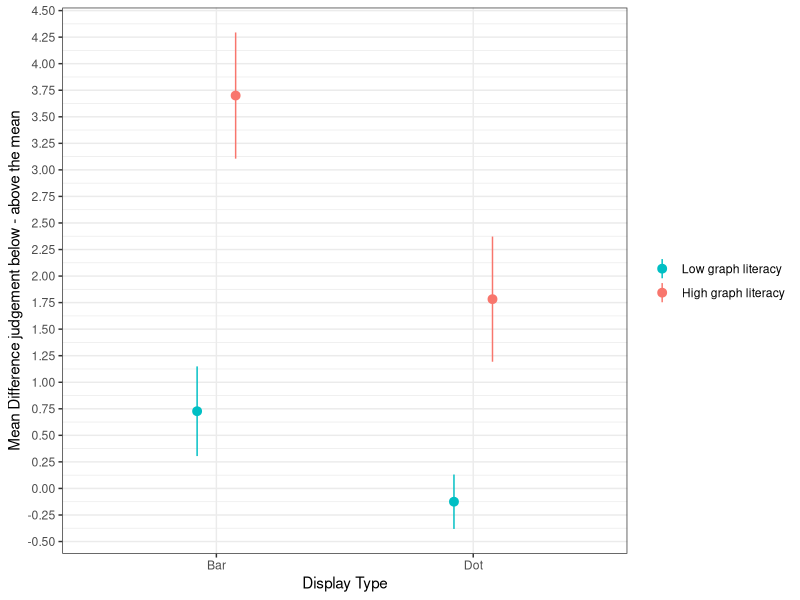
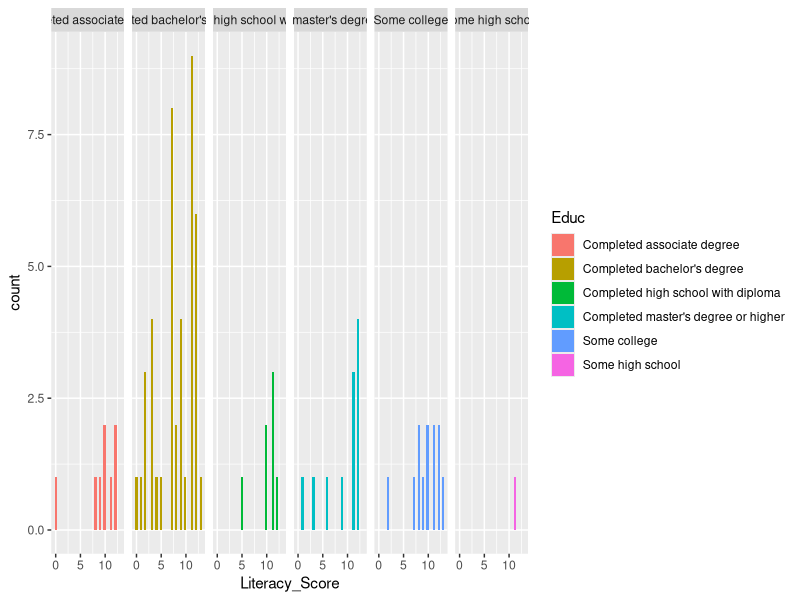
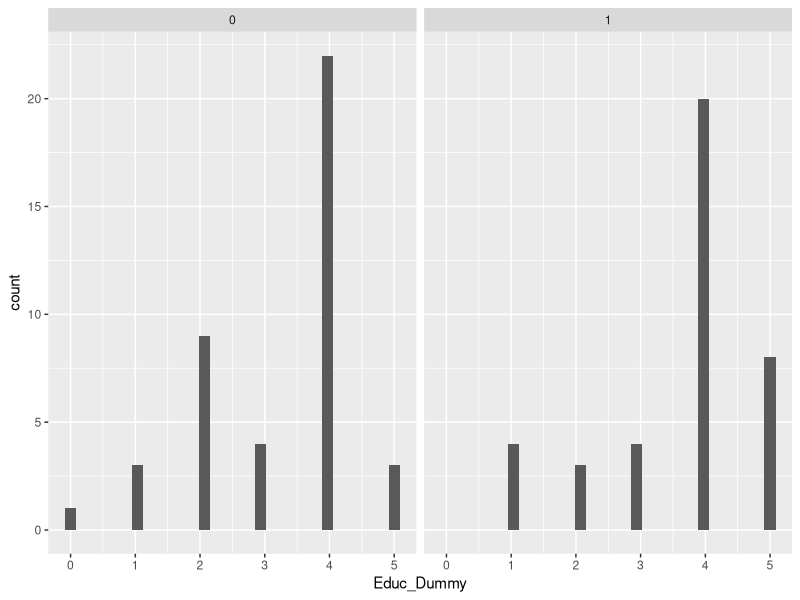

Reproduce these figures in R, in order.
## ---- chunk 1
library(tidyr)
library(dplyr)
library(plotrix)
library(stringr) # useful for some string manipulation
library(ggplot2)
#install.packages("e1071")
library(e1071)
## ---- chunk 2
d = read.csv("Replication of Okan et al. (2018) Final.csv")
## ---- chunk 3
d <- d %>%
  na.omit() %>%
  mutate(Lit_Q1_score = if_else(Lit_Q1 == 35, 1, 0),
         Lit_Q2_score = if_else(Lit_Q2 == 15, 1, 0),
         Lit_Q3_score = if_else(Lit_Q3 == 25, 1, 0),
         Lit_Q4_score = if_else(Lit_Q4 == 25, 1, 0),
         Lit_Q5_score = if_else(Lit_Q5 == 20, 1, 0),
         Lit_Q6_score = if_else(Lit_Q6 == "Increase was the same in both intervals", 1, 0),
         Lit_Q7_score = if_else(Lit_Q7 <= 25 & Lit_Q7 >= 23, 1, 0),
         Lit_Q8_score = if_else(Lit_Q8 == 40, 1, 0),
         Lit_Q9_score = if_else(Lit_Q9 == 20, 1, 0),
         Lit_Q10_score = if_else(Lit_Q10 == "They are equal", 1, 0),
         Lit_Q11_score = if_else(Lit_Q11 == "Nopsorian", 1, 0),
         Lit_Q12_score = if_else(Lit_Q12 == "Tiosis", 1, 0),
         Lit_Q13_score = if_else(Lit_Q13 == 5, 1, 0))

## ---- chunk 4
d <- d %>%
  mutate(Literacy_Score = Lit_Q1_score + Lit_Q2_score + Lit_Q3_score + Lit_Q4_score + 
           Lit_Q5_score + Lit_Q6_score + Lit_Q7_score + Lit_Q8_score + Lit_Q9_score + 
           Lit_Q10_score + Lit_Q11_score + Lit_Q12_score + Lit_Q13_score)

median_literacy_score <- median(d$Literacy_Score, na.rm = T)

d <- d %>%
  mutate(Literacy_Group = if_else(Literacy_Score >= median_literacy_score, "High", "Low"),
         Literacy_Group_Dummy = if_else(Literacy_Score >= median_literacy_score, 1, 0))
## ---- chunk 5
d <- d %>%
  mutate(Bias = Q2 - Q1)
## ---- chunk 6
bar_group = d %>% 
  filter(Condition_Dummy == 0)

dot_group = d %>% 
  filter(Condition_Dummy == 1)
## ---- chunk 7
bias_summary_d = d %>% 
  group_by(Condition, Literacy_Group) %>%
  summarise(Mean_Difference = mean(Bias, na.rm = T),
            SE_Bias = std.error(Bias, na.rm = T))
bias_summary_d
## ---- chunk 8
sig_bias_bar <- t.test(bar_group$Q1, bar_group$Q2, paired=TRUE)
sig_bias_bar

sig_bias_dot <- t.test(dot_group$Q1, dot_group$Q2, paired=TRUE)
sig_bias_dot

sig_bias_btw <- t.test(bar_group$Bias, dot_group$Bias)
sig_bias_btw
## ---- chunk 9
bias_model = lm(Bias ~ Condition_Dummy + Literacy_Score + (Condition_Dummy * Literacy_Score), d)
summary(bias_model)
## ---- chunk 10
# Specify the factor levels in the order you want
levels(d$Literacy_Group)
d$Literacy_Group <- factor(d$Literacy_Group, levels = c("High", "Low"))

# Plot the average bias for each group with SE bars
ggplot(bias_summary_d, aes(x=Condition, y=Mean_Difference, group=Literacy_Group)) +
  theme_bw() +
  theme(legend.title = element_blank()) + 
  geom_pointrange(position = position_dodge(width = -0.3), aes(ymin = Mean_Difference-SE_Bias, ymax = Mean_Difference+SE_Bias, color=Literacy_Group)) +
  labs(x = "Display Type") +
  scale_y_continuous(name = "Mean Difference judgement below - above the mean", breaks=seq(-1,4.5,0.25)) +
  scale_color_discrete(labels = c("Low graph literacy", "High graph literacy"), breaks=c("Low","High"))

## ---- chunk 11
#Number of women in the sample
sum(d$Gender_Dummy)

#Number of participants in dot plot
sum(d$Condition_Dummy)

#Summary of Age
range(d$Age)
quantile(d$Age)
skewness(d$Age)

#Race of Participants
race_summary_d = d %>% 
  group_by(Race) %>%
  summarise(N = n())
race_summary_d

#Average time spent on task
avg_time_mins = mean(d$Duration_seconds) / 60
## ---- chunk 12
# Mean and SD for Q1 (above mean likelihood) and Q2 (below mean likelihood) in bar group
barQ1mean = mean(bar_group$Q1)
barQ1mean
barQ1SD = sd(bar_group$Q1)
barQ1SD 
barQ2mean = mean(bar_group$Q2)
barQ2mean
barQ2SD = sd(bar_group$Q2)
barQ2SD

# Mean and SD for Q1 (above mean likelihood) and Q2 (below mean likelihood) in dot plot group
dotQ1mean = mean(dot_group$Q1)
dotQ1mean
dotQ1SD = sd(dot_group$Q1)
dotQ1SD
dotQ2mean = mean(dot_group$Q2)
dotQ2mean
dotQ2SD = sd(dot_group$Q2)
dotQ2SD
## ---- chunk 13
# Create a group for high literacy group in bar condition
high_bar = bar_group %>%
  filter(Literacy_Group == "High")

# Create a group for low literacy group in bar condition
low_bar = bar_group %>%
  filter(Literacy_Group == "Low")

# Create a group for high literacy group in dot condition
high_dot = dot_group %>%
  filter(Literacy_Group == "High")

# Create a group for low literacy group in dot condition
low_dot = dot_group %>%
  filter(Literacy_Group == "Low")

# Compare high literacy groups across conditions
sig_bias_high <- t.test(high_bar$Bias, high_dot$Bias)
sig_bias_high

# Compare low literacy groups across conditions
sig_bias_low <- t.test(low_bar$Bias, low_dot$Bias)
sig_bias_low
## ---- chunk 14
# A Histogram of literacy scores separated by education level.
ggplot(d, 
       aes(x = Literacy_Score, fill=Educ)) + 
        geom_histogram() +
        facet_grid(.~Educ)

# A summary table of literacy score information grouped by education level
literacy_summary_d = d %>% 
  group_by(Educ) %>%
  summarise(N = n(),
    Mean_Score = mean(Literacy_Score, na.rm = T), 
            SE_Score = std.error(Literacy_Score, na.rm = T))
literacy_summary_d

# Education Level of participants in each condition (0 = some high school, up to 5 = master's degree or above)
ggplot(d, 
       aes(x = Educ_Dummy)) + 
        geom_histogram() +
        facet_grid(.~ Condition_Dummy)

# Average and median education level in both conditions. The quantitative value doesn't mean much - just a rough indicator of education in each group.
group_ed_summary_d = d %>% 
  group_by(Condition) %>%
  summarise(Mean_Score = mean(Educ_Dummy, na.rm = T),
            Median_Score = median(Educ_Dummy, na.rm = T))
group_ed_summary_d
## ---- chunk 15
# Does education level predict how well participants scored on graph literacy?
literacy_model = lm(Literacy_Score ~ Educ_Dummy, d)
summary(literacy_model)
# This model isn't significant but does suggest a slightly negative correlation between education and literacy score. This might just be due to the small numbers in some of the education categories. Might be an area to explore further, since much of the paper is based on the assumption that this graph literacy measure is valid.

# Does adding the time spend on task to the model help to predict bias?
duration_model = lm(Bias ~ Condition_Dummy + Literacy_Score + Duration_seconds + (Condition_Dummy * Literacy_Score), d)
summary(duration_model)
# It appears that duration is not a significant predictor in this model.
